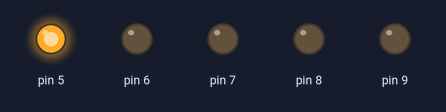
Recording of a sketch running on a simulated Arduino Uno, built with avr-gcc and run on an emulated ATmega328P. Shown: output pins drawn as LEDs (lit = HIGH).

Above: at 0.05 s.
At 1.65 s:
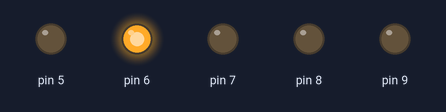
At 3.25 s:
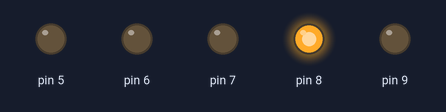
At 6.4 s:
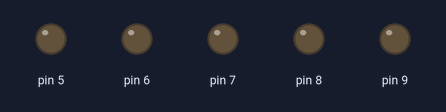
At 8.85 s:
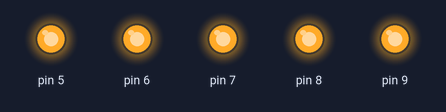
At 12.85 s:
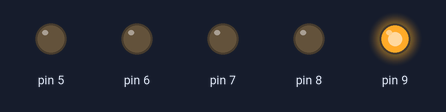
Timing chart, 0 to 13.2 s (numbered marks = the images above):
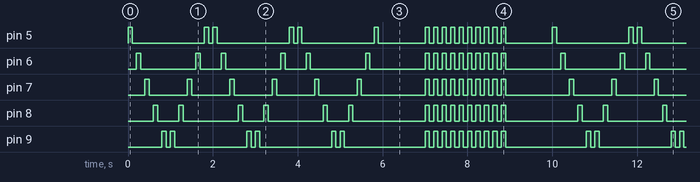

Measured:
- by itself, pin 5, pin 6, pin 8, pin 9: moves between LOW and HIGH, repeating every 10.0 s
- by itself, pin 7: repeats every 10.0 s: HIGH 0.10 s, LOW 1.5 s, 9 × (HIGH 0.10 s, LOW 0.10 s), HIGH 0.10 s, LOW 1.5 s, 5 × (HIGH 0.10 s, LOW 0.90 s)
- by itself, everything shown: repeats every 10.0 s, in 80 steps

The sketch:

qualai.ino
```cpp
void setup() {
  // put your setup code here, to run once:
  for (int i=5;i<=9;i++){
    pinMode(i,OUTPUT);
  }

}
void qualai(){
  for (int i=5;i<=9;i++){
    digitalWrite(i,HIGH);
    delay(100);
    digitalWrite(i,LOW);
    delay(100);
  }
   for (int i=9;i>=5;i--){
    digitalWrite(i,HIGH);
    delay(100);
    digitalWrite(i,LOW);
    delay(100);
  }
}

void nhapnhay(){
  for (int j=5;j<=9;j++)
    digitalWrite(j,HIGH);
  delay(100);
  for (int j=5;j<=9;j++)
    digitalWrite(j,LOW);
  delay(100);

}
void loop() {
  // put your main code here, to run repeatedly:
  for (int i=1;i<=3;i++)
  qualai();
  delay(1000);
  for (int i=1;i<=10;i++)
  nhapnhay();
  delay(1000);

}
```
